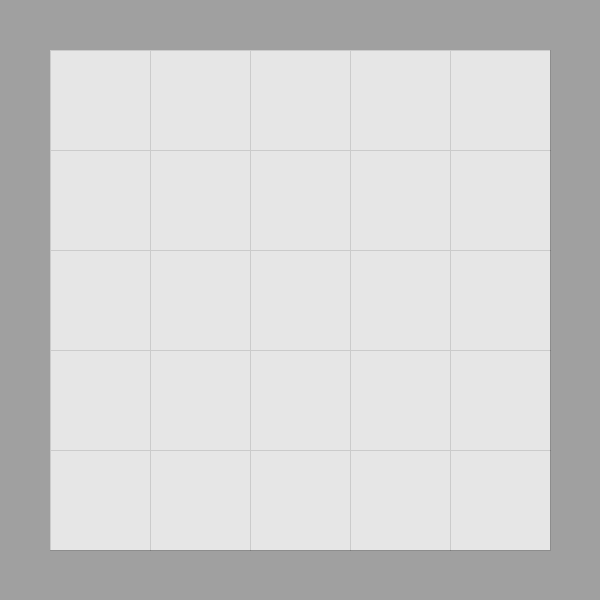
Frame 1 (no input)
Frame 60 (the mouse pressed at the canvas centre just before this capture): identical to frame 1, image omitted
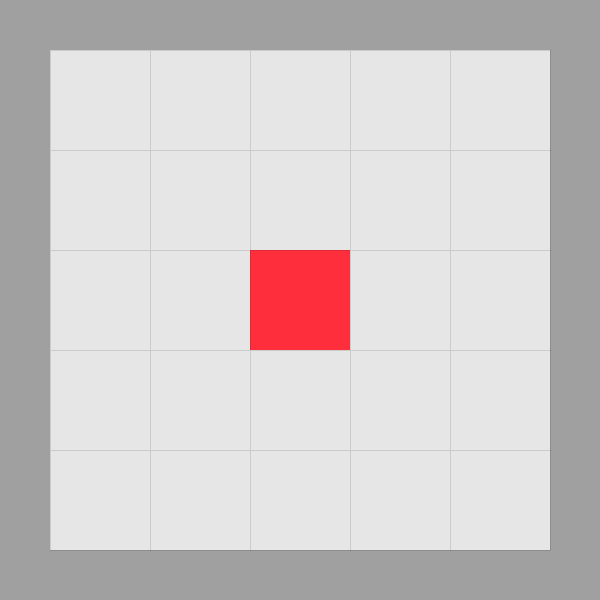
Frame 120 (the mouse held since frame 60 and released just before this capture)

The Processing sketch that drew these frames (run headless with seeded random() and noise(); from frame 60 on, the mouse is pressed at the canvas centre):

// Processing sketch: grilla
// ── grilla.pde
int c = 5;
int tiles[][];
float tt, dx, dy;

int pallete[] = {
  #E6E6E6, 
  #FF2E3C, 
  #FFCF2E, 
  #2E5DFF
};

void setup() {
  size(600, 600);
  tiles = new int[c][c];
  tt = width/(c+1);
  dx = (width-(tt*c))/2.;
  dy = (height-(tt*c))/2;
}

void draw() {
  background(160);
  stroke(0, 30);
  for (int j = 0; j < c; j++) {
    for (int i = 0; i < c; i++) {
      fill(pallete[tiles[i][j]]);
      rect(dx+i*tt, dy+j*tt, tt, tt);
    }
  }
}


void mousePressed() {
  int px = int((mouseX-dx)/tt);
  int py = int((mouseY-dy)/tt);

  tiles[px][py]++;
  tiles[px][py] %= 4;
}
